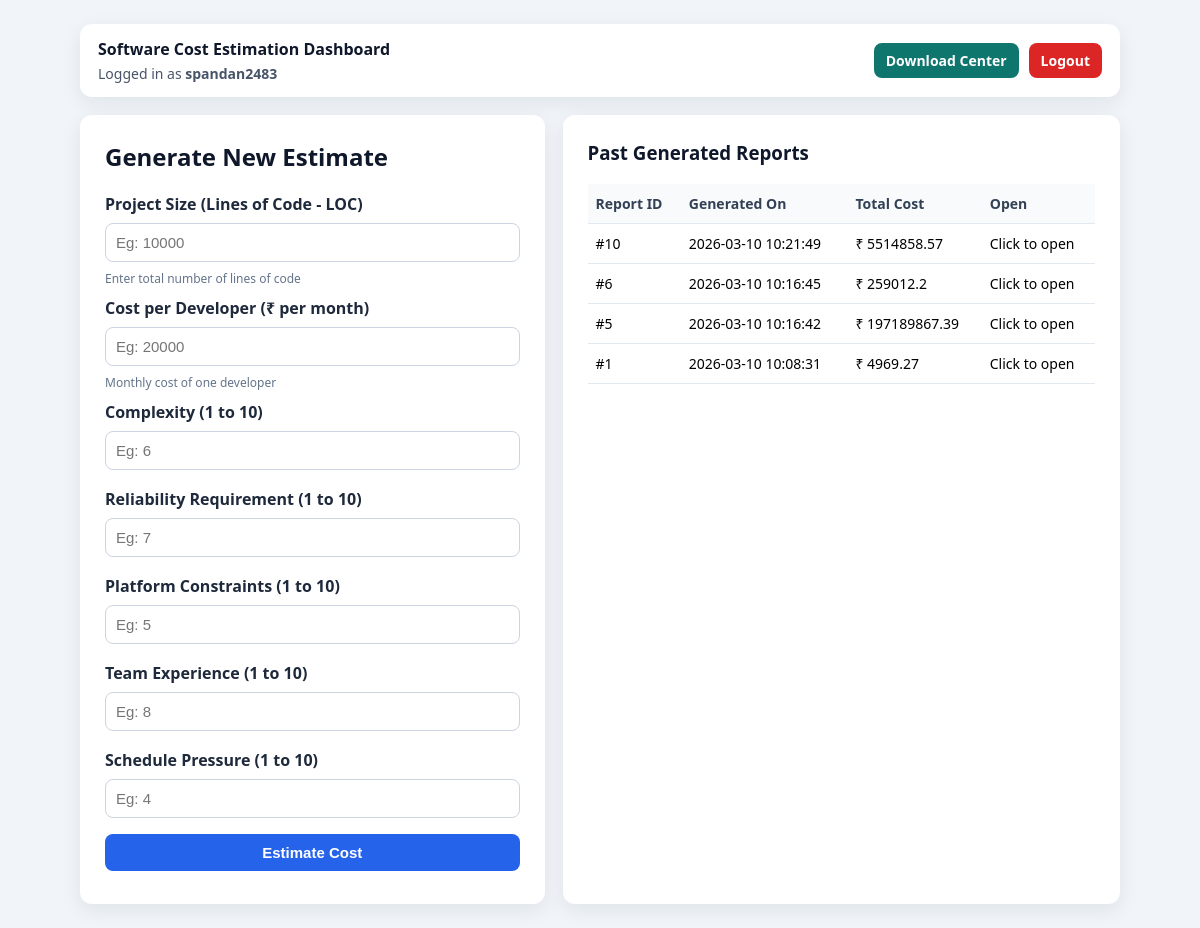
The page /dashboard (signed in) on the database as committed earlier.
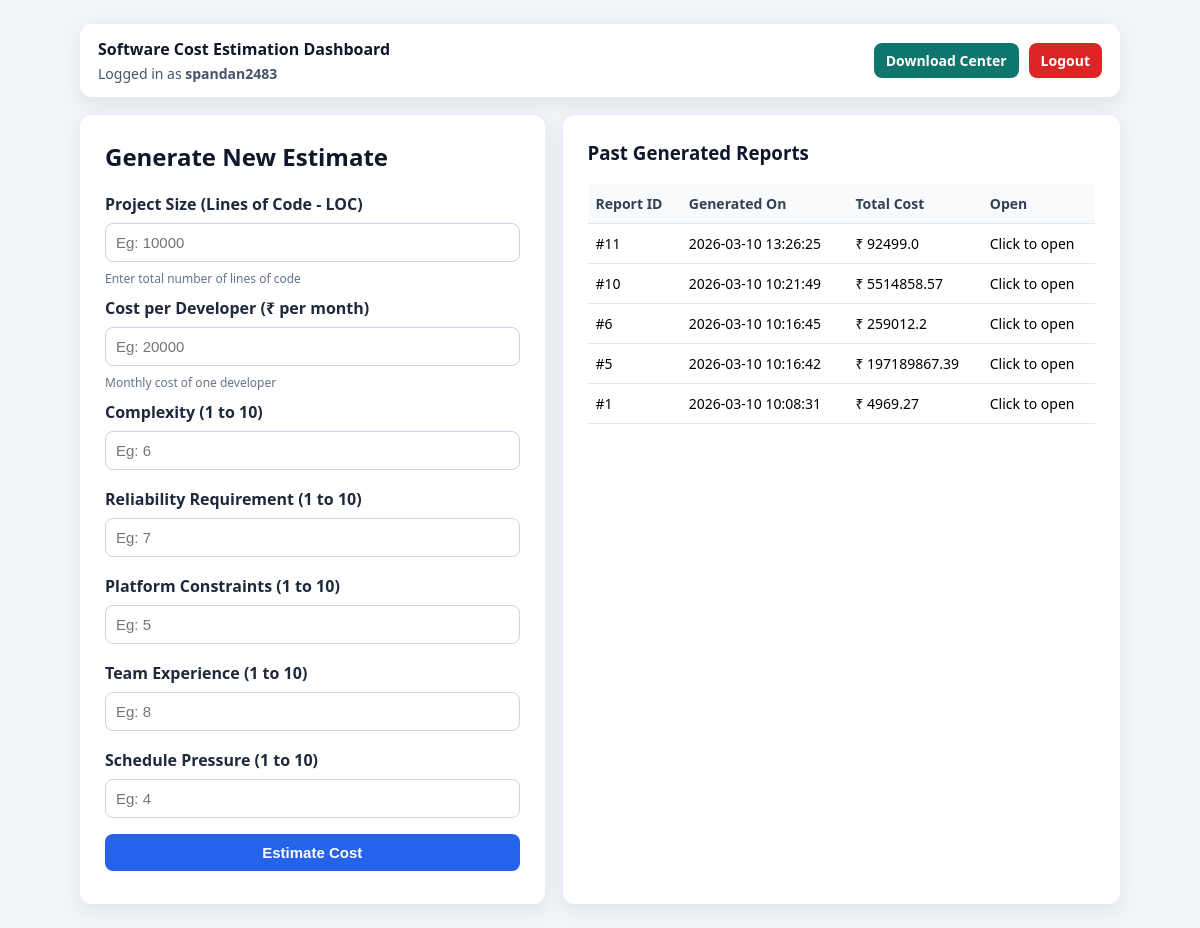
The same page on the database as committed later.
### tables this page shows
CREATE TABLE reports (
            id INTEGER PRIMARY KEY AUTOINCREMENT,
            user_id INTEGER NOT NULL,
            created_at TEXT NOT NULL,
            effort REAL NOT NULL,
            time REAL NOT NULL,
            cost REAL NOT NULL,
            FOREIGN KEY (user_id) REFERENCES users (id)
        );

### app.py (the view, shortened to what this page needs)
@app.route("/dashboard", methods=["GET", "POST"])
def dashboard():
    if not session.get("user"):
        return redirect(url_for("auth"))
    username = session.get("user")
    user_record = get_user_by_username(username)
    if not user_record:
        session.clear()
        return redirect(url_for("auth"))
    user_id = user_record["id"]
    is_admin = bool(user_record["is_admin"])
    result = None
    error = None
    report_history = get_all_reports() if is_admin else get_reports_for_user(user_id)
    users_list = get_all_users() if is_admin else []
    return render_template(
        "index.html",
        result=result,
        error=error,
        user=username,
        report_history=report_history,
        is_admin=is_admin,
        users_list=users_list
    )

### app.py (called while the page is built)
def get_db_connection():
    conn = sqlite3.connect(DB_PATH)
    conn.row_factory = sqlite3.Row
    return conn

def get_user_by_username(username):
    conn = get_db_connection()
    user = conn.execute(
        "SELECT id, username, password_hash, is_admin FROM users WHERE username = ?",
        (username,)
    ).fetchone()
    conn.close()
    return user

def get_reports_for_user(user_id):
    conn = get_db_connection()
    rows = conn.execute(
        """
         SELECT id, user_id, created_at, model, loc, cost_per_dev, cocomo_mode,
             eaf, scale_factors_sum, productivity, avg_team_size, effort, time, cost
        FROM reports
        WHERE user_id = ?
        ORDER BY id DESC
        """,
        (user_id,)
    ).fetchall()
    conn.close()
    return [dict(row) for row in rows]

### templates/index.html (shortened to what this page needs)
<!DOCTYPE html>
<html lang="en">
<head>
</head>
<body>
<div class="container">
    <div class="topbar">
        <div>
            <div class="brand">Software Cost Estimation Dashboard</div>
            <div style="font-size: 14px; color: #475569; margin-top: 4px;">Logged in as <b>{{ user }}</b></div>
        </div>
        <div class="top-actions">
            <a class="link-btn" href="{{ url_for('download_page') }}">Download Center</a>
            <a class="logout-link" href="{{ url_for('logout') }}">Logout</a>
        </div>
    </div>
    <div class="layout">
        <div class="panel">
            <h2>Generate New Estimate</h2>
            <form method="POST">
                <label>Project Size (Lines of Code - LOC)</label>
                <input type="number" name="loc" min="1" step="1" placeholder="Eg: 10000" required>
                <div class="hint">Enter total number of lines of code</div>
                <label>Cost per Developer (₹ per month)</label>
                <input type="number" name="cost" min="1" step="0.01" placeholder="Eg: 20000" required>
                <div class="hint">Monthly cost of one developer</div>
                <label>Complexity (1 to 10)</label>
                <input type="number" name="complexity" min="1" max="10" step="0.1" placeholder="Eg: 6" required>
                <label>Reliability Requirement (1 to 10)</label>
                <input type="number" name="reliability" min="1" max="10" step="0.1" placeholder="Eg: 7" required>
                <label>Platform Constraints (1 to 10)</label>
                <input type="number" name="constraints" min="1" max="10" step="0.1" placeholder="Eg: 5" required>
                <label>Team Experience (1 to 10)</label>
                <input type="number" name="team_experience" min="1" max="10" step="0.1" placeholder="Eg: 8" required>
                <label>Schedule Pressure (1 to 10)</label>
                <input type="number" name="schedule_pressure" min="1" max="10" step="0.1" placeholder="Eg: 4" required>
                <button type="submit">Estimate Cost</button>
            </form>
        </div>
        <div class="panel">
            <h3>Past Generated Reports</h3>
            {% if report_history %}
            <table>
                <thead>
                    <tr>
                        <th>Report ID</th>
                        <th>Generated On</th>
                        <th>Total Cost</th>
                        <th>Open</th>
                    </tr>
                </thead>
                <tbody>
                    {% for report in report_history %}
                    <tr class="clickable-row" onclick="window.location='{{ url_for('report_detail', report_id=report.id) }}'">
                        <td>#{{ report.id }}</td>
                        <td>{{ report.created_at }}</td>
                        <td>₹ {{ report.cost }}</td>
                        <td>Click to open</td>
                    </tr>
                    {% endfor %}
                </tbody>
            </table>
            {% else %}
            <div class="empty">No reports generated yet. Create your first estimate from the form.</div>
            {% endif %}
        </div>
    </div>
</div>
</body>
</html>

Rows that differ between the two databases and show on the page:
added reports: id "11", created_at "2026-03-10 13:26:25", cost "92499.0"
